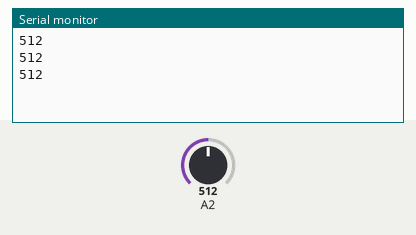
Simulated run of this sketch. Board: Arduino Uno, built with avr-gcc and run on an emulated ATmega328P. On the bench: the last lines printed to the serial monitor. The inputs (shaded band) are chosen by the test bench; at power-on: A2 = 512.

Above: at 1.3 s.
1.4 s: A2 set to 716
At 1.9 s:
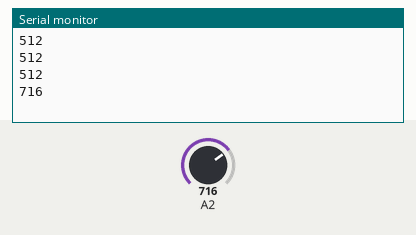
2.9 s: A2 set to 900
At 3.4 s:
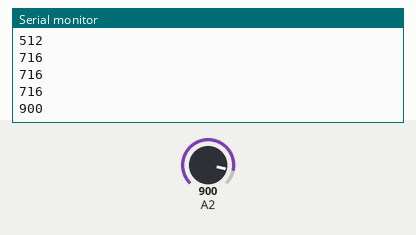
Timing chart, 0 to 5.9 s (numbered marks = the images above; inputs shaded):
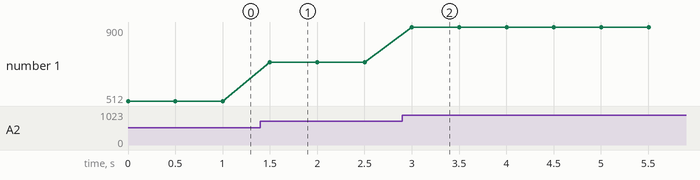

Measured:
- after the input at 1.4 s, the serial monitor: prints a new line after 0.10 s (image 1)
- after the input at 2.9 s, the serial monitor: prints a new line after 0.10 s (image 2)
- plotted number 1: 512 → 716 after the input at 1.4 s, 716 → 900 after the input at 2.9 s

The sketch:

phototran_test.ino
```cpp
int read2 = 0;
void setup() {
  Serial.begin(9600);
}

void loop() {
  read2 = analogRead(2); // takes an analog pin argument // returns a value between 0 and 1023
  Serial.println(read2);
  delay(500);
}
```
